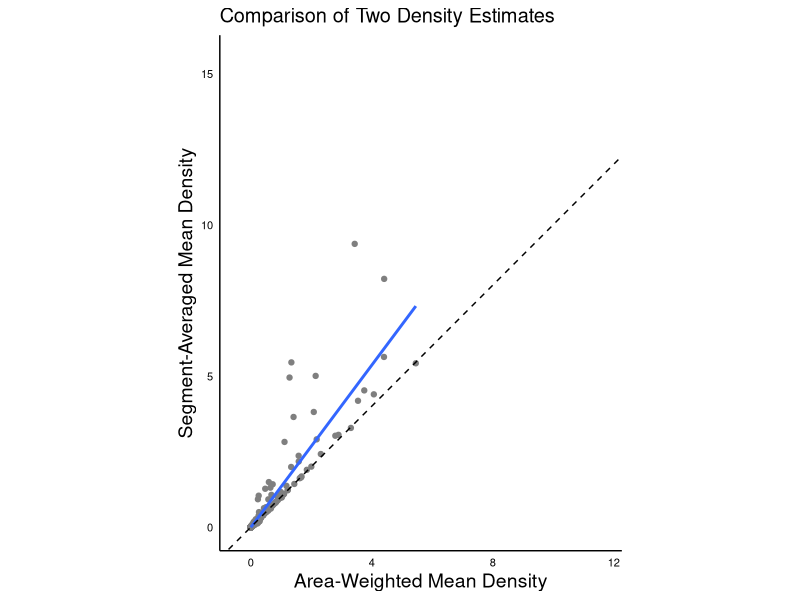
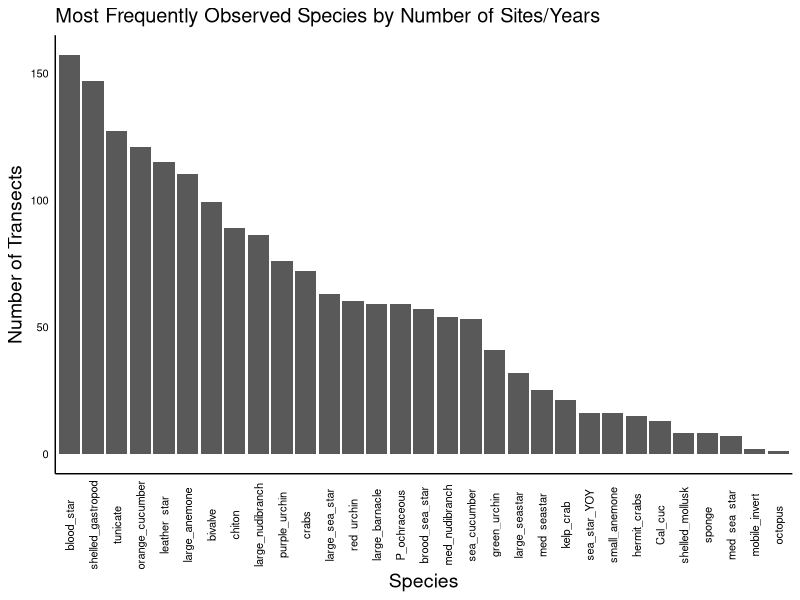
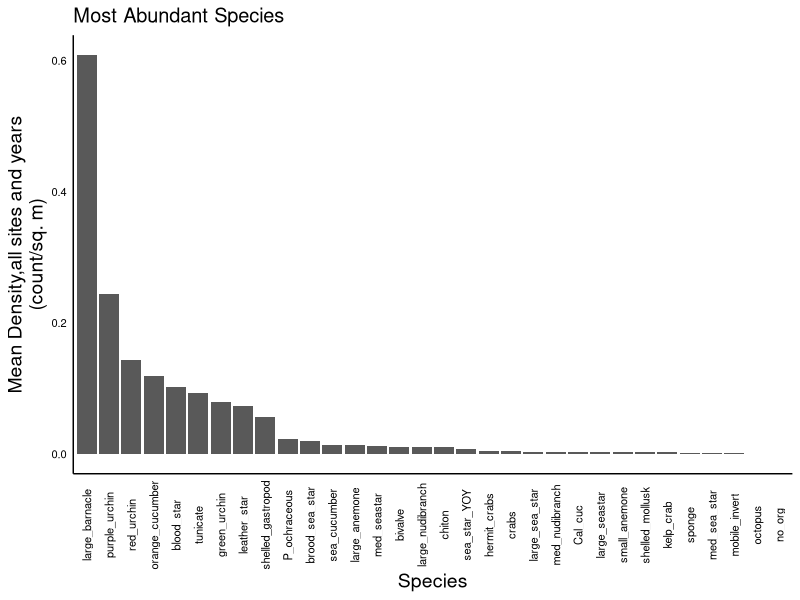
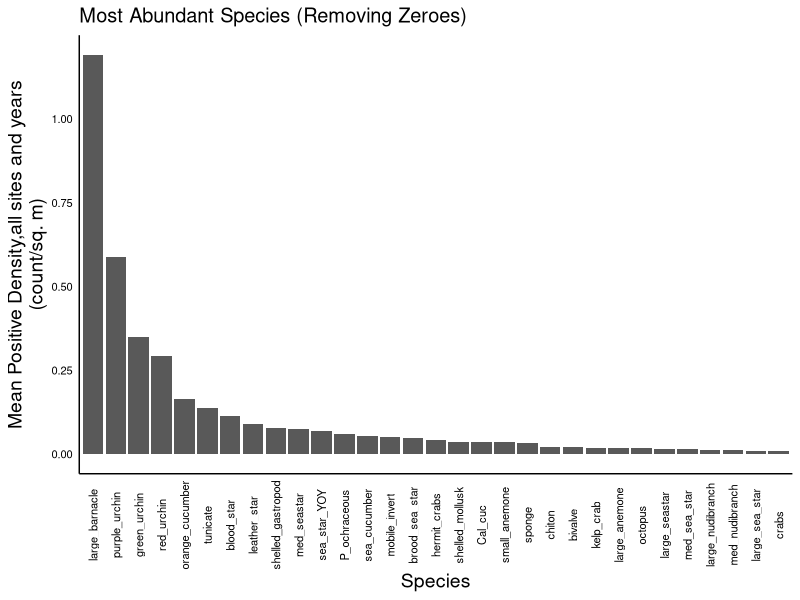

Here is the R script that generated these plots, in order: (Note: this script raises an error after producing the figures.)
## ---- chunk 1
knitr::opts_chunk$set(echo = TRUE)
library(tidyverse)
library(magrittr)
library(here)

# ggplot theme
plot_theme <-   theme_minimal()+
  theme(text=element_text(family="sans",size=12,color="black"),
        legend.text = element_text(size=14),
        axis.title=element_text(family="sans",size=14,color="black"),
        axis.text=element_text(family="sans",size=8,color="black"),
        panel.grid.major = element_blank(),
        panel.grid.minor = element_blank(),
        axis.line = element_line())
theme_set(plot_theme)

## ---- chunk 2
dat <- read_csv(here('Data','2019','NWFSC_SWATH_ALLYEARS_data_2019.csv'))
problems(dat) %>% glimpse()

# dictionary (for species category and species names)
spp_key <- read_csv(here('Data','2019','swath_species_dictionary.csv'))

# add a short plotting name by just slicing
spp_key %<>% mutate(short=str_sub(spp,1,8))

## ---- chunk 3
unique(problems(dat)$col)

# it had trouble reading Side and Size
problems(dat) %>% select(col,expected,actual) %>% distinct() %>% knitr::kable()
## ---- chunk 4
dat <- read_csv(here('Data','2019','NWFSC_SWATH_ALLYEARS_data_2019.csv'),col_types = 'cdddccccddddddccddddccc')

# lumping key for inverts (via Kinsey, August 2020)
lump <- read_csv(here('Data','CSV_2015_on','invert_groups.csv')) %>% 
  set_colnames(c('classcode','species','common_name','tot_count','lump','functional_group','group_rare','notes'))
# lump <- read_csv(here('Data','CSV_2015_on','ocnms_invert_lumping.csv')) %>% 
#   set_colnames(c("classcode","genus","tot_count","functional_group","lump"))

species_names <- read_csv(here('Data','CSV_2015_on','species_code_list_swath.csv'))

## ---- chunk 5
dat.2015 <- read.csv(here('Data','CSV_2015_on',"2015_OCNMSDataComplete_standardized_122116.csv"))
# species_names <- read_csv(here('Data','CSV_2015_on','species_code_list_swath.csv'))

# Make list of transects by site, and species group.
dat.2015 <- left_join( dat.2015, species_names %>% dplyr::select(species,group) %>% rename(PISCO.Classcode=species))

# subset the variables we need, filter for just the swath invert species, then expand the data, adding zeroes
dat.2015.clean <- dat.2015 %>% 
  filter(PISCO.datatype=="swath", data.type=="swath",group=="Invert") %>% 
  
  # select the needed columns
  dplyr::select(Site,Observer,Transect,Transect.area..inverts.,group,PISCO.Classcode,Count,Notes) %>% 
  
  # rename some variables
  rename(site=Site,observer=Observer,transect=Transect,observed_area=Transect.area..inverts.,classcode=PISCO.Classcode,count=Count) %>% 
  
  # fix some site names
  mutate(site=as.character(site)) %>% 
  mutate(site=case_when(
    site=="Destruction Island SW"~"Destruction Island",
    site=="Anderson Pt."~"Anderson Point",
    site=="Chibahdel" ~ "Chibadehl Rocks",
    site=="Pt. of the Arches" ~ "Point of the Arches",
    site=="Teawhit Head"~"Teahwhit Head",
    TRUE ~ site)) %>% 
  mutate(observed_area=as.numeric(observed_area))

dat.2015.clean.complete <- dat.2015.clean %>% 
  # fill in zeroes for unobserved species (using all the unique species in the overall data as our universe of possible species)
  complete(nesting(site,transect),classcode,fill=list(count=0,observed_area=60)) %>% 
  mutate(year=2015,zone=5)

# Look at and deal with notes
unique(dat.2015.clean.complete$Notes)
# some gems in here, but it seems that there aren't many to worry about

# #MAKE CATCH FOR if there are more than 4 total observations for each site in 2015
# # A <- base.dat %>% group_by(Site) %>% summarise(N= length(Transect))
# # if(max(A$N) > 4 | min(A$N) < 4 ){ print(rep("STOP, SOMETHING IS WRONG",100))}
# base.dat$Transect <- as.integer(base.dat$Transect )
# 
# #### OK. Merge in the invert data to the base data for each species observed.  Make one giant data frame
# swath.dat <- dat.2015 %>% filter(PISCO.datatype=="swath", data.type=="swath") %>% 
#   group_by(Site,Transect,Observer,Species,PISCO.Classcode,Size.cm,group) %>%
#   summarise(Count = sum(Count))  
# 
# # observed species in all years
# SP.all <- data.frame(species=unique(c(as.character(swath.dat$PISCO.Classcode))))
# SP.all.common.names <- left_join(SP.all,species_names)
# 
# dat.long <- NULL
# SP <- SP.all[SP.all != "NO_ORG" & SP.all != "NOT_DONE"]
#   for( i in 1: length(SP)){
#     if(nrow(swath.dat %>% filter(PISCO.Classcode == SP[i])) >0){
#       temp  <-  left_join(base.dat %>% filter(group == species_names$group[species_names$species==SP[i]]) , swath.dat %>% filter(PISCO.Classcode == SP[i]) ) 
#       temp$PISCO.Classcode <- SP[i]; temp$Species <- unique(temp$Species)[is.na(unique(temp$Species))==F][1]
#     }
#     if(nrow(swath.dat %>% filter(PISCO.Classcode == SP[i])) ==0){
#       temp  <-  data.frame(base.dat %>% filter(group == species_names$group[species_names$species==SP[i]]), 
#                            Species= SP.all.common.names$common.name[which(SP.all.common.names$species==SP[i])], PISCO.Classcode = SP[i],
#                            Count= 0,Size.cm=NA) #,size_class=NA) 
#     }
#   dat.long <- rbind(dat.long, temp)
#   }
#   
# dat.long$Count[is.na(dat.long$Count)==T] <- 0
# dat.long$year <- 2015
# 
# dat.long <- dat.long %>% 
#   rename(site=Site,transect=Transect,observer=Observer,
#          common.name=Species,species=PISCO.Classcode)
# 
# dat.2015.swath  <-  dat.long
# dat.2015.swath.count <- dat.long %>% group_by(site,transect,observer,Transect.area,common.name,species,year,group) %>%
#                           summarise(count=sum(Count)) %>% rename(Count=count) 
# 
# dat.swath <- dat.2015.swath.count %>% mutate(zone=5)
# dat.swath <-dat.swath %>% filter(site != "")
# dat.swath <- dat.swath %>% filter(!group =="MISSING")
# 
# dat.swath.base <- dat.swath %>% as.data.frame()

# dat.algae.2015 <- dat.swath.base %>% filter(group == "Algae")


dat.2015.clean.complete %<>% left_join(lump,by='classcode')
## ---- chunk 6
dat %<>% select(YEAR,SITE,TRANSECT,ZONE,`SWATH WIDTH`,`DEPTH (ft)`,`METERS sampled`,SEGMENT,CLASSCODE,COUNT,SIZE,notes) %>% 
  # rename some variables
  rename(year=YEAR, zone=ZONE,site=SITE,transect=TRANSECT,width=`SWATH WIDTH`,swath_length=`METERS sampled`,depth=`DEPTH (ft)`,segment=SEGMENT,classcode=CLASSCODE,count=COUNT,size=SIZE)
## ---- chunk 7
dat %<>%
  # fix one weird data entry issue
  mutate(segment=ifelse(segment=="10-20M","10-20m",segment)) %>% 
  mutate(surveyed_area=width*swath_length) %>% 
  group_by(year,site,zone,transect,segment,classcode) %>% 
  summarise(count=sum(count,na.rm=T),segment_area=sum(surveyed_area)) %>% 
  # fill in zeroes
  ungroup() %>% 
  complete(nesting(year,site,zone,transect,segment),classcode,fill=list(count=0,segment_area=20))

# join the species key
dat %<>% left_join(lump,by='classcode')

dat %<>%
  filter(!is.na(lump))

## ---- chunk 8
dat.2015.clean.complete %<>% 
  # make a new variable that indicates when transects have multiple observations (analogous to segments for the purpose of the calculations described above). We'll call it replicate, and we'll do the same for the other data
  group_by(year,site,zone,transect,classcode) %>% 
  mutate(replicate=row_number()) %>% 
  ungroup() %>% 
  select(year,site,zone,transect,replicate,classcode,lump,count,observed_area)

dat %<>%
  group_by(year,site,transect,classcode) %>% 
  mutate(replicate=row_number()) %>% 
  ungroup() %>% 
  select(year,site,zone,transect,replicate,classcode,lump,count,observed_area=segment_area)

# join the datasets
dat_all <- bind_rows(dat.2015.clean.complete,dat)
## ---- chunk 9
# filter for just inverts in our lumping groups
dat_all %<>% filter(!is.na(lump))
# lump the lumps, making expanded counts for those groups that have less than 60m observed per transect
# dat_all %<>% 
#   mutate(count_expanded=ifelse(observed_area==60,count,count*(60/observed_area)))

# fxn for area-weighted sd
w.sd <- function(vec,areas){
  ests <- vec/areas
  w <- areas/sum(areas,na.rm=T)
  m <- sum(ests*w,na.rm=T)
  v <- sum(w*(ests-m)^2)
  sqrt(v)
}

# transect-level density summaries by lumped species category, weighted and averaged
dat_transect<- dat_all %>% 
  group_by(year,site,zone,transect,lump) %>% 
  summarise(n_obs=n(),
            dens_weighted=sum(count)/sum(observed_area),
            sd_w =w.sd(count,observed_area),
            se_w=sd_w/sqrt(n_obs),
            dens_averaged=mean(count/observed_area),
            sd_ave=sd(count/observed_area),
            se_ave=sd_ave/sqrt(n_obs)) %>% 
  ungroup()

# plot relationship between weighted and averaged densities
# include 1:1 line
dat_transect %>% 
  ggplot(aes(dens_weighted,dens_averaged,
             ymin=dens_averaged-se_ave,ymax=dens_averaged+se_ave,
             xmin=dens_weighted-se_w,xmax=dens_averaged+se_w))+
  geom_point(col='gray50')+
  # geom_errorbar(height=0)+geom_errorbarh(height=0)+
  geom_smooth(method='lm',se=F)+
  geom_abline(slope=1,intercept=0,linetype=2)+
  coord_equal()+
  labs(x="Area-Weighted Mean Density",y="Segment-Averaged Mean Density",title="Comparison of Two Density Estimates")

# Keep one transect-level dataset at the species level
dat_transect_spp<- dat_all %>% 
  group_by(year,site,zone,transect,lump,classcode) %>% 
  summarise(n_obs=n(),
            dens_weighted=sum(count)/sum(observed_area),
            sd_w =w.sd(count,observed_area),
            se_w=sd_w/sqrt(n_obs),
            dens_averaged=mean(count/observed_area),
            sd_ave=sd(count/observed_area),
            se_ave=sd_ave/sqrt(n_obs)) %>% 
  ungroup()
## ---- chunk 10
# aggregate SDs
sd_agg <- function(sdvec,nvec){
  sqrt(sum((sdvec*nvec)^2,na.rm=T)/sum(nvec,na.rm=T))
}
# calculate densities
dat_zone <- dat_transect %>% 
  group_by(year,site,zone,lump) %>% 
  summarise(n_obs=sum(n_obs),
            dens_weighted=mean(dens_weighted),
            sd_w=sd_agg(sd_w,n_obs),
            dens_averaged=mean(dens_averaged),
            sd_ave=sd_agg(sd_ave,n_obs)) %>% 
  ungroup() %>% 
  mutate(se_w=sd_w/sqrt(n_obs),se_ave=sd_ave/sqrt(n_obs))

dat_site <- dat_transect %>% 
  group_by(year,site,lump) %>% 
  summarise(n_obs=sum(n_obs),
            dens_weighted=mean(dens_weighted),
            sd_w=sd_agg(sd_w,n_obs),
            dens_averaged=mean(dens_averaged),
            sd_ave=sd_agg(sd_ave,n_obs)) %>% 
  ungroup() %>% 
  mutate(se_w=sd_w/sqrt(n_obs),se_ave=sd_ave/sqrt(n_obs))
## ---- chunk 11
num_obs <- dat_transect %>%
  filter(dens_averaged>0) %>% 
  group_by(lump) %>%
  summarise(n_obs=n()) %>% 
  ungroup()

# number of encounters
num_obs %>% 
  ggplot(aes(x=reorder(lump,-n_obs),y=n_obs))+
  geom_bar(stat="identity")+
  labs(x="Species",y="Number of Transects",title="Most Frequently Observed Species by Number of Sites/Years")+
  theme(axis.text.x = element_text(angle=90,vjust=0.5))

# highest mean density across all years and sites, including zeroes
overall_mean_density <- dat_site %>% 
  group_by(lump) %>% 
  summarise(mean_overall_density=mean(dens_averaged,na.rm=T)) %>% 
  ungroup()
overall_mean_density %>% 
  ggplot(aes(x=reorder(lump,-mean_overall_density),y=mean_overall_density))+
  geom_bar(stat="identity")+
  labs(x="Species",y="Mean Density,all sites and years\n(count/sq. m)",title="Most Abundant Species")+
  theme(axis.text.x = element_text(angle=90,vjust=0.5))

# highest positive density across all years and sites (not including zeroes)
overall_mean_positive_density <- dat_transect %>% 
  filter(dens_averaged>0) %>%
  group_by(lump) %>% 
  summarise(mean_overall_density=mean(dens_averaged)) %>% 
  ungroup()
overall_mean_positive_density %>% 
  ggplot(aes(x=reorder(lump,-mean_overall_density),y=mean_overall_density))+
  geom_bar(stat="identity")+
  labs(x="Species",y="Mean Positive Density,all sites and years\n(count/sq. m)",title="Most Abundant Species (Removing Zeroes)")+
  theme(axis.text.x = element_text(angle=90,vjust=0.5))
## ---- chunk 12
write_rds(dat_transect_spp,here('Data','Summarized data','invert_swath_transect_species.rds'))

write_rds(dat_transect,here('Data','Summarized data','invert_swath_transectlevel.rds'))

write_rds(dat_zone,here('Data','Summarized data','invert_swath_zonelevel.rds'))

write_rds(dat_site,here('Data','Summarized data','invert_swath_sitelevel.rds'))

write_rds(dat_transect_spp,here('Data','Summarized data','invert_swath_transect_species.csv'))

write_csv(dat_transect,here('Data','Summarized data','invert_swath_transectlevel.csv'))

write_csv(dat_zone,here('Data','Summarized data','invert_swath_zonelevel.csv'))

write_csv(dat_site,here('Data','Summarized data','invert_swath_sitelevel.csv'))
